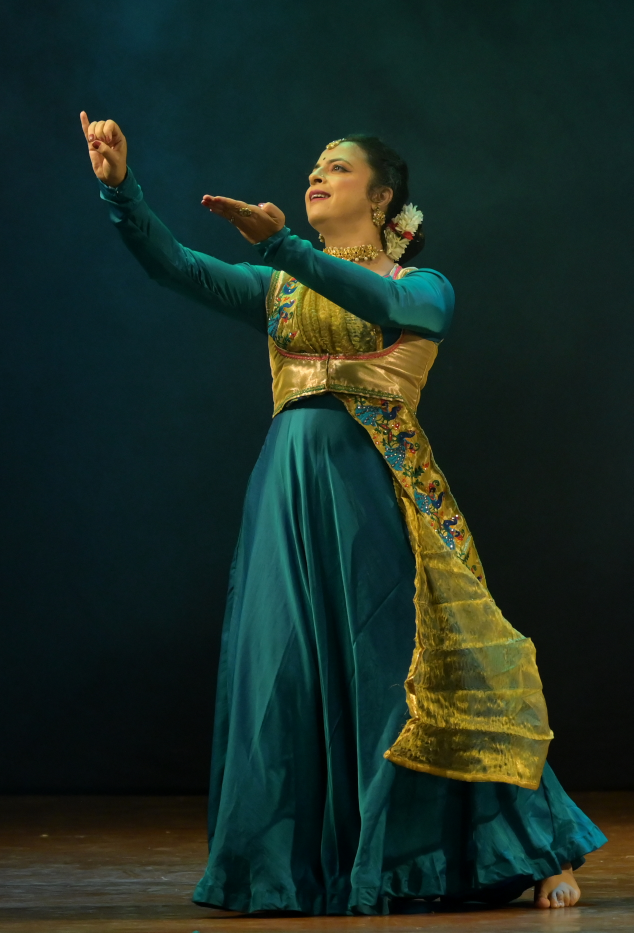
#> input picture images/gallery/KAU_0072.jpg, 1900 x 2798 px, found by its file name (shown at 1/3 size); its folder holds 4 pictures in this run
$ python generate_photo_summary.py
#> lines starting #> are read from the running program, lines starting #| are printed output that depends on the picture
import os
from PIL import Image

output = []
for f in sorted(os.listdir('public/images/gallery')):
    if not f.endswith('.jpg'):
        continue
    p = os.path.join('public/images/gallery', f)
    im = Image.open(p).convert('RGB')
#> im is the input picture: PIL image 1900x2798 RGB; mean R, G, B 27.4, 44.4, 36.4
    w, h = im.size
#> w = 1900; h = 2798
    aspect = round(w / h, 2)
#> aspect = 0.68
    orient = "Landscape" if w > h else "Portrait"
#> orient = 'Portrait'

    # Analyze brightness and colors in 4 quadrants
    down = im.resize((100, 100))
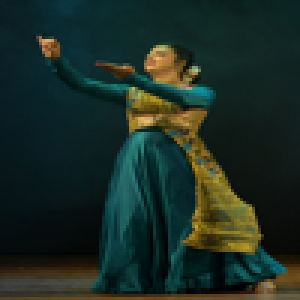
#> down: PIL image 100x100 RGB (shown 3 times larger); mean R, G, B 27.4, 44.4, 36.4
    pixels = list(down.getdata())
#> pixels = 10000 items, first 6: (11, 32, 37), (9, 32, 36), (9, 30, 35), (9, 29, 34), (10, 30, 34), (10, 30, 34)
    r_avg = sum(px[0] for px in pixels) // 10000
#> r_avg = 27
    g_avg = sum(px[1] for px in pixels) // 10000
#> g_avg = 44
    b_avg = sum(px[2] for px in pixels) // 10000
#> b_avg = 36

    # Top 30% (head & hands)
    top_pixels = pixels[:3000]
#> top_pixels = 3000 items, first 6: (11, 32, 37), (9, 32, 36), (9, 30, 35), (9, 29, 34), (10, 30, 34), (10, 30, 34)
    top_bright = sum(sum(px)//3 for px in top_pixels) // 3000
#> top_bright = 36

    # Middle 40% (torso, mudras, costume)
    mid_pixels = pixels[3000:7000]
#> mid_pixels = 4000 items, first 6: (9, 30, 35), (8, 30, 35), (9, 31, 37), (9, 31, 37), (9, 32, 38), (8, 32, 38)
    mid_bright = sum(sum(px)//3 for px in mid_pixels) // 4000
#> mid_bright = 35

    # Bottom 30% (ghera, feet, floor)
    bot_pixels = pixels[7000:]
#> bot_pixels = 3000 items, first 6: (6, 18, 19), (6, 17, 19), (5, 18, 19), (5, 18, 20), (6, 18, 20), (6, 17, 19)
    bot_bright = sum(sum(px)//3 for px in bot_pixels) // 3000
#> bot_bright = 34

    output.append(f"{f:<14} | {orient:<9} | {w}x{h:<5} ({aspect}) | TopLum:{top_bright:<3} MidLum:{mid_bright:<3} BotLum:{bot_bright:<3} | RGB:({r_avg},{g_avg},{b_avg})")
#> pass 2 of the loop `for f in sorted(os.listdir('public/images/gallery')):`:
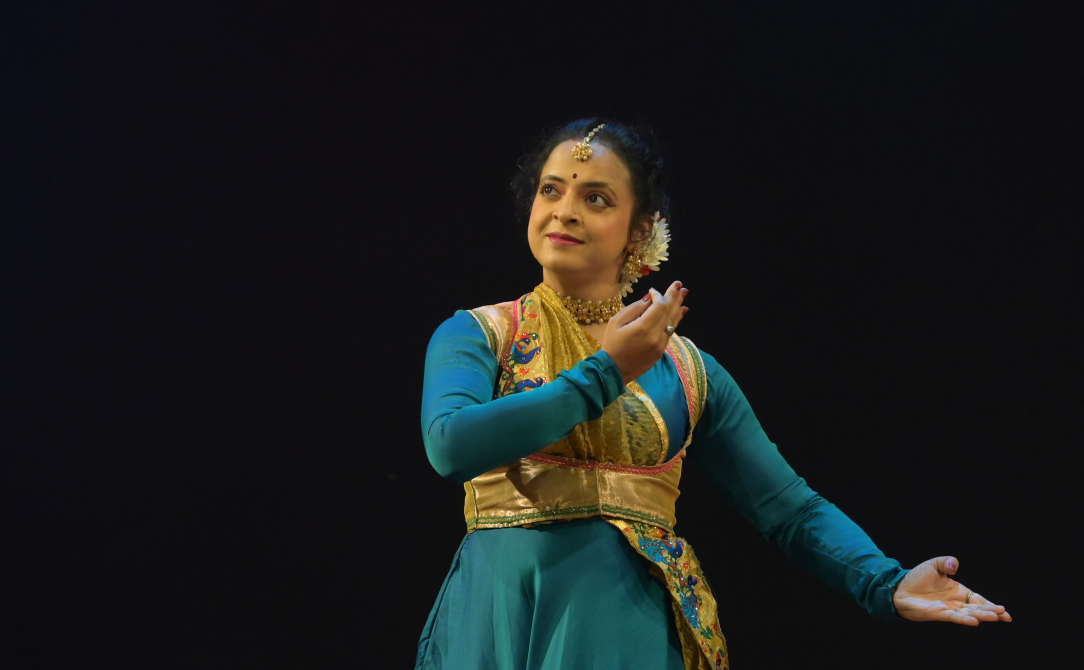
#> input picture images/gallery/KAU_0159.jpg, 3252 x 2010 px, found by its file name (shown at 1/3 size)
#> im is the input picture: PIL image 3252x2010 RGB; mean R, G, B 25.5, 27.8, 27.6
#> `down = im.resize((100, 100))`:
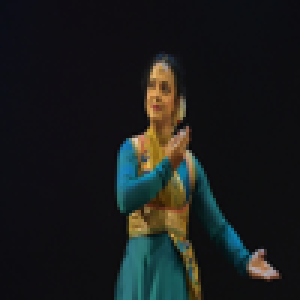
#> down: PIL image 100x100 RGB (shown 3 times larger); mean R, G, B 25.5, 27.8, 27.7
#> pixels = 10000 items, first 6: (10, 13, 21), (11, 12, 20), (11, 13, 21), (11, 13, 21), (12, 13, 20), (12, 12, 22)
#> r_avg = 25
#> g_avg = 27
#> top_pixels = 3000 items, first 6: (10, 13, 21), (11, 12, 20), (11, 13, 21), (11, 13, 21), (12, 13, 20), (12, 12, 22)
#> top_bright = 17
#> mid_pixels = 4000 items, first 6: (12, 14, 21), (12, 14, 24), (12, 14, 21), (14, 14, 21), (14, 14, 20), (14, 13, 20)
#> mid_bright = 29
#> bot_pixels = 3000 items, first 6: (12, 13, 19), (13, 13, 18), (14, 13, 18), (13, 14, 19), (13, 13, 19), (14, 13, 18)
#> bot_bright = 31
#> pass 3 of the loop `for f in sorted(os.listdir('public/images/gallery')):`:
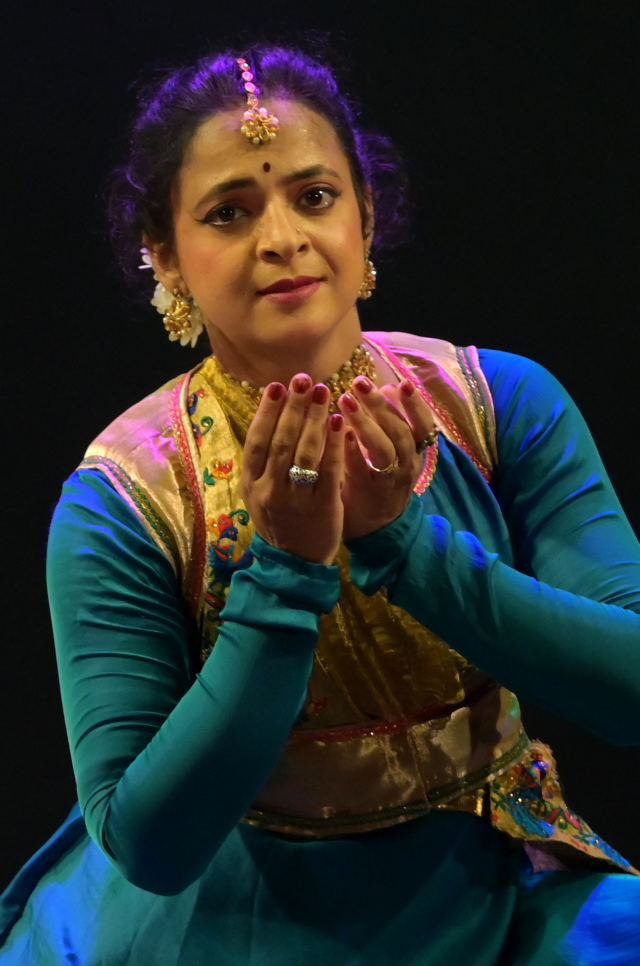
#> input picture images/gallery/KAU_0205.jpg, 1279 x 1932 px, found by its file name (shown at 1/2 size)
#> im is the input picture: PIL image 1279x1932 RGB; mean R, G, B 41.5, 45, 44.3
#> `down = im.resize((100, 100))`:
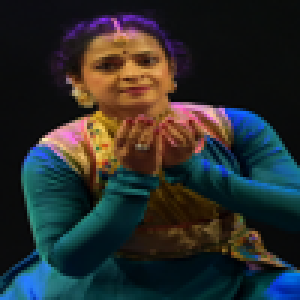
#> down: PIL image 100x100 RGB (shown 3 times larger); mean R, G, B 41.5, 45, 44.3
#> pixels = 10000 items, first 6: (12, 13, 17), (12, 13, 17), (13, 12, 18), (12, 12, 17), (12, 12, 17), (11, 12, 16)
#> r_avg = 41
#> g_avg = 44
#> top_pixels = 3000 items, first 6: (12, 13, 17), (12, 13, 17), (13, 12, 18), (12, 12, 17), (12, 12, 17), (11, 12, 16)
#> top_bright = 33
#> mid_pixels = 4000 items, first 6: (10, 10, 11), (10, 10, 11), (10, 11, 11), (11, 11, 12), (11, 11, 12), (11, 11, 11)
#> mid_bright = 55
#> bot_pixels = 3000 items, first 6: (9, 10, 12), (10, 10, 12), (10, 11, 11), (9, 11, 11), (10, 11, 12), (10, 11, 12)
#> bot_bright = 36
#> the loop made 4 passes; the first 3 are shown

with open('scripts/photo_summary.txt', 'w') as out:
    out.write("\n".join(output))
print("Wrote scripts/photo_summary.txt")
